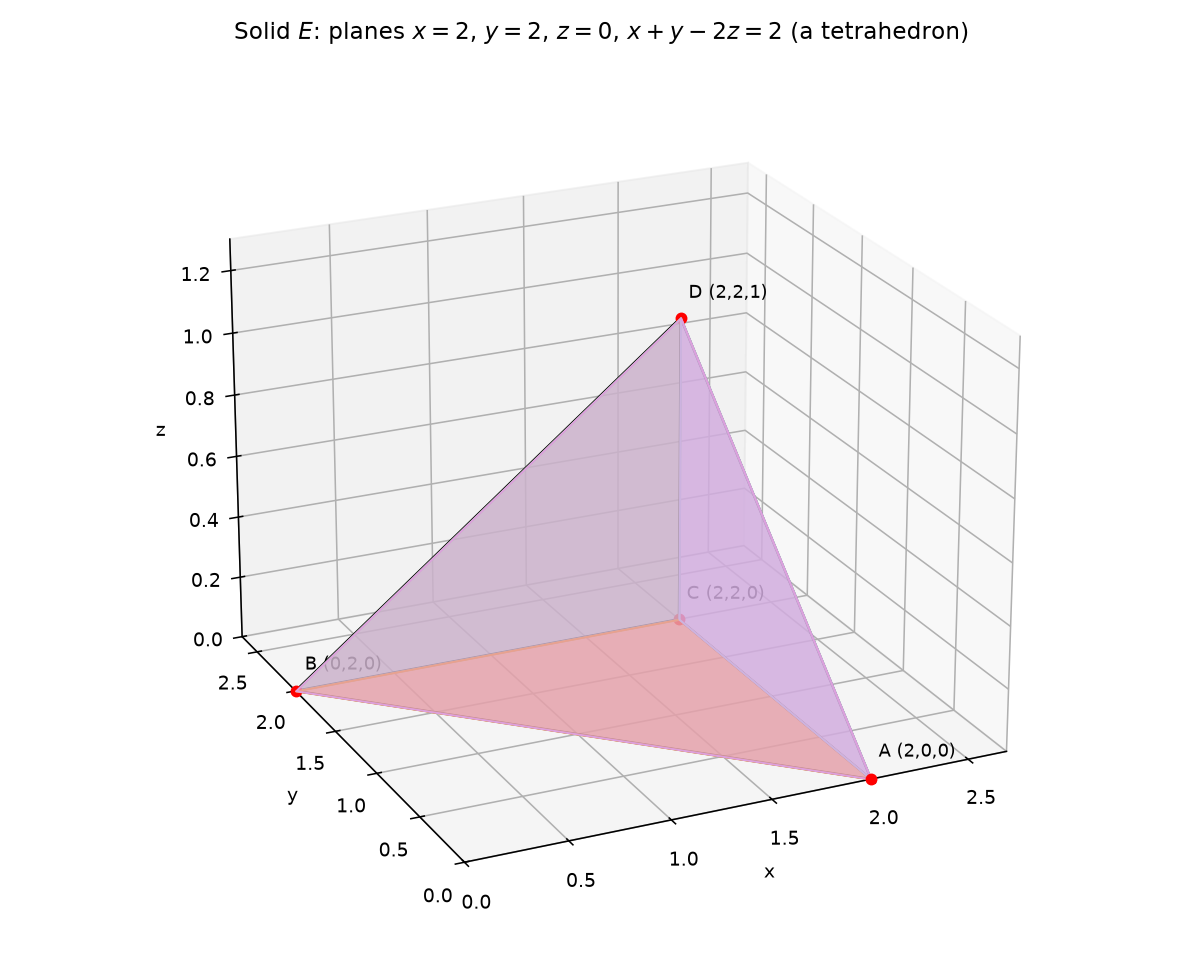

This figure's Python source:
"""Part 1, Figure 1 - 3D sketch of the solid E for exercise 15.7.32.

E is the tetrahedron with vertices A(2,0,0), B(0,2,0), C(2,2,0), D(2,2,1).
Faces: z=0 (triangle ABC), x=2 (triangle A C D... check), y=2, and the
slanted plane x+y-2z=2 (triangle ABD).

Face check on x=2: z = (2+y-2)/2 = y/2 -> corners (2,0,0), (2,2,0), (2,2,1).
Face check on y=2: z = x/2 -> corners (0,2,0), (2,2,0), (2,2,1).
Slanted face: triangle A B D (at z=1 only (2,2) satisfies x+y=4).
"""
import numpy as np
import matplotlib
matplotlib.use("Agg")
import matplotlib.pyplot as plt
from mpl_toolkits.mplot3d.art3d import Poly3DCollection

A = np.array([2, 0, 0]); B = np.array([0, 2, 0])
C = np.array([2, 2, 0]); D = np.array([2, 2, 1])

fig = plt.figure(figsize=(8.6, 7.0))
ax = fig.add_subplot(111, projection="3d")

faces = [
    ([A, B, C], "orange", 0.55, "z = 0"),
    ([A, C, D], "lightblue", 0.55, "x = 2"),
    ([B, C, D], "lightgreen", 0.55, "y = 2"),
    ([A, B, D], "plum", 0.65, "x + y - 2z = 2"),
]
for tri, color, alpha, _ in faces:
    ax.add_collection3d(Poly3DCollection([tri], color=color, alpha=alpha))

edges = [(A, B), (B, C), (C, A), (A, D), (D, C), (B, D)]
for P, Q in edges:
    ax.plot([P[0], Q[0]], [P[1], Q[1]], [P[2], Q[2]], "k-", lw=1.2)

for P, name in [(A, "A (2,0,0)"), (B, "B (0,2,0)"), (C, "C (2,2,0)"), (D, "D (2,2,1)")]:
    ax.scatter(*P, color="r", s=26, zorder=5)
    ax.text(P[0] + 0.08, P[1] + 0.08, P[2] + 0.04, name, fontsize=9)

ax.set_xlabel("x"); ax.set_ylabel("y"); ax.set_zlabel("z")
ax.set_xlim(0, 2.7); ax.set_ylim(0, 2.7); ax.set_zlim(0, 1.3)
ax.view_init(elev=22, azim=-115)
ax.set_title(rf"Solid $E$: planes $x=2$, $y=2$, $z=0$, $x+y-2z=2$ (a tetrahedron)",
             fontsize=12)
fig.tight_layout()
fig.savefig("calculus-15.7.32/solution/part1_figure1.png", dpi=140)
print("saved part1_figure1.png")
